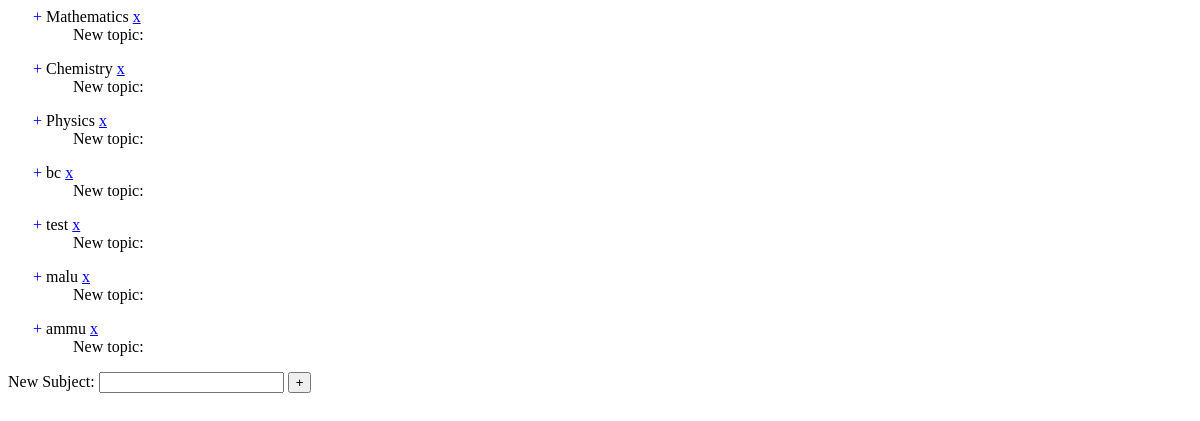
Page /tree_view/ on the earlier database version.
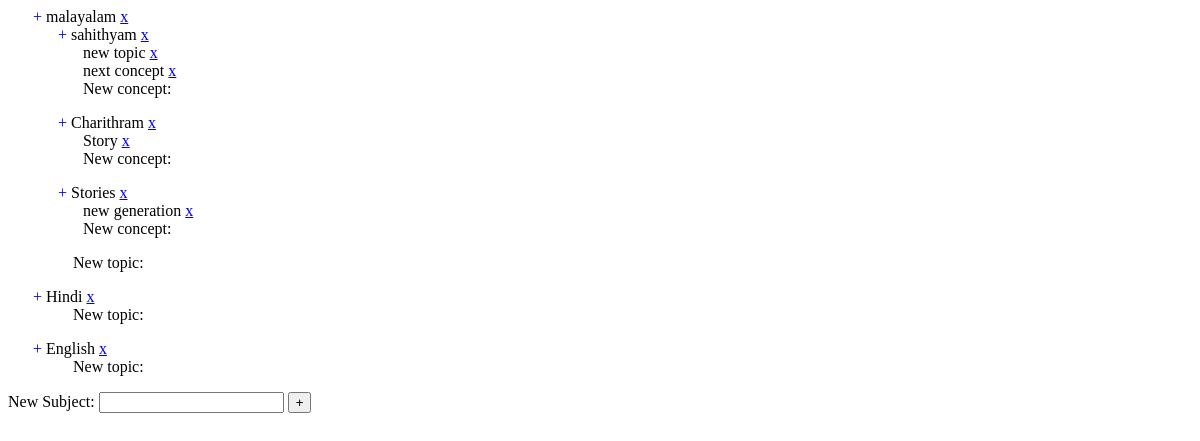
Same page on the later database version.
### problems/models.py (models this page shows, shortened)
class Subject(models.Model):
    name = models.CharField('Name of the Subject', max_length = 200)
    class Meta:
        verbose_name = 'Subject'
        verbose_name_plural = 'Subjects'

class Topic(models.Model):
    subject = models.ForeignKey(Subject)
    name = models.CharField('Name of the Topic', max_length = 200)
    class Meta:
        verbose_name = 'Topic'
        verbose_name_plural = 'Topics'

class Concept(models.Model):
    topic = models.ForeignKey(Topic)
    name = models.CharField('Name of the Concept', max_length = 200)
    class Meta:
        verbose_name = 'Concept'
        verbose_name_plural = 'Concepts'

### problems/views.py (the view, shortened to what this page needs)
# urls.py: url(r'^tree_view/',views.AddSubjectView.as_view(), name = "tree_view"),
class AddSubjectView(View):
    def get(self, request):
        subjects = Subject.objects.all()
        return render(request, 'add_subject.html', {
                'subjects': subjects
            })

### problems/templates/add_subject.html (shortened to what this page needs)
<html>
    <head>
        <link rel="stylesheet" type="text/css" href="/static/style.css">
    </head>
    <body>
        {% if subjects %}
            <ul class="subject">
                    {% for subj in subjects %}
                        <li ><a href="#" style="text-decoration: none;" class="subjects_li shrink"> + </a> {{ subj.name }} <a href="{% url 'delete_tag' tag_id=subj.id %}"> x </a>
                            <ul class="submenu">
                                {% for topic in subj.topic_set.all %}
                                    <li class="submenu_li"><a href="#" style="text-decoration: none;" class="subjects_li shrink"> + </a>{{ topic.name}} <a href="{% url 'delete_topic' topic_id=topic.id %}"> x </a>
                                        <ul class="submenu">
                                            {% for concept in topic.concept_set.all %}
                                                <li class="submenu_li"> {{ concept.name}} <a href="{% url 'delete_concept' concept_id=concept.id %}"> x </a>
                                            {% endfor %}
                                            <form name="concept_form" action="{% url 'add_concept' %}" method="post">
                                                New concept: <input type="text" name="concept" />
                                            </form>
                                        </ul>
                                    </li>
                                {% endfor %}
                                <form name="topic_form" action="{% url 'add_topic' %}" method="post">
                                    New topic: <input type="text" name="topic" />
                                </form>
                            </ul>
                        </li>
                    {% endfor %}
                </ul>
        {% endif %}
        <form name="subject_form" action="{% url 'tree_view' %}" method="post">
            New Subject: <input type="text" name="subject" />
            <input type="submit" name="submit" value='+' />
        </form>
    </body>
</html>

### problems/static/style.css (style rules this page uses)
li { position: relative; margin-left: -15px; list-style: none; }

Differences in the rows shown:
removed Subject: name "bc"
removed Subject: name "test"
removed Subject: name "malu"
removed Subject: name "ammu"
changed Subject: name "Mathematics" → "malayalam"
added Topic: name "sahithyam", shown under Subject "malayalam"
added Concept: name "new topic", shown under "sahithyam"
added Concept: name "next concept", shown under "sahithyam"
added Topic: name "Charithram", shown under Subject "malayalam"
added Concept: name "Story", shown under "Charithram"
added Topic: name "Stories", shown under Subject "malayalam"
added Concept: name "new generation", shown under "Stories"
changed Subject: name "Chemistry" → "Hindi"
changed Subject: name "Physics" → "English"
